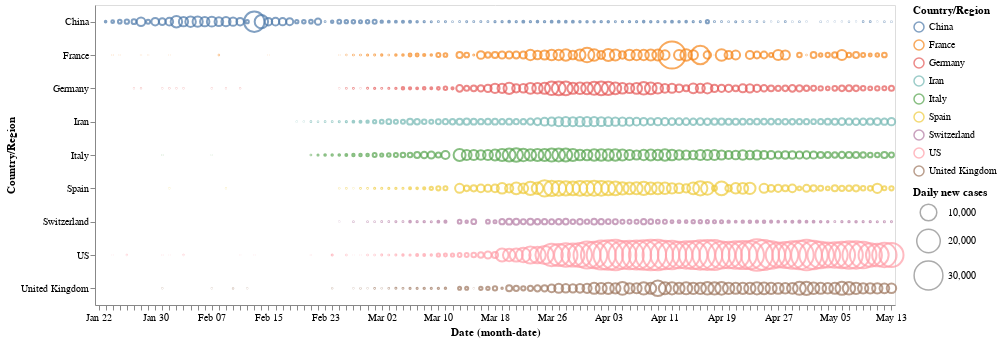

The notebook cell saved with this chart:
### Code cell
alt.Chart(selected_countries).mark_point().encode(
    x='monthdate(Date):O',
    y='Country/Region',
    color='Country/Region',
    size=alt.Size('New cases:Q',
        scale=alt.Scale(range=[0, 1000]),
        legend=alt.Legend(title='Daily new cases')
    ) 
).properties(
    width=800,
    height=300
)

### Figure 1 — Vega-Lite specification as saved in the notebook (floating-point values rounded to 4 significant figures; data arrays with more than 128 entries replaced by an {"elided": "..."} marker saying what was removed)
{"config": {"view": {"continuousWidth": 400, "continuousHeight": 300}}, "data": {"name": "data-ca24a67922239911d033d74d121bf5e0"}, "mark": "point", "encoding": {"color": {"type": "nominal", "field": "Country/Region"}, "size": {"type": "quantitative", "field": "New cases", "legend": {"title": "Daily new cases"}, "scale": {"range": [0, 1000]}}, "x": {"type": "ordinal", "field": "Date", "timeUnit": "monthdate"}, "y": {"type": "nominal", "field": "Country/Region"}}, "height": 300, "width": 800, "$schema": "https://vega.github.io/schema/vega-lite/v4.8.1.json", "datasets": {"data-ca24a67922239911d033d74d121bf5e0": {"elided": "1017 records"}}}
